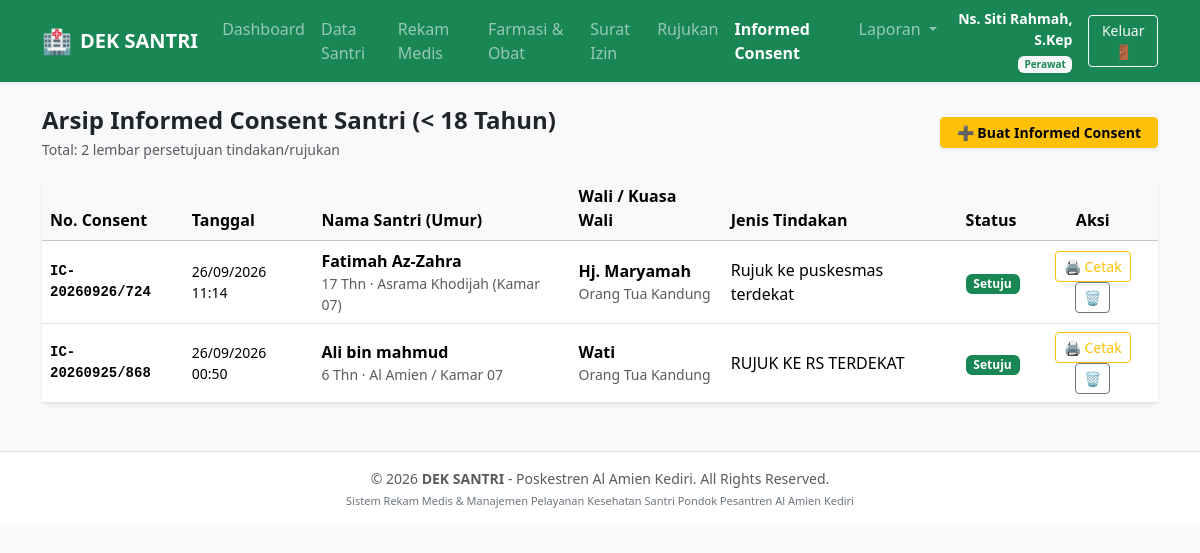
Page /informed_consent.php (signed in) on the committed database.
### tables this page shows
CREATE TABLE `informed_consent` (
  `id_consent` int(11) NOT NULL,
  `nomor_consent` varchar(50) NOT NULL,
  `id_santri` int(11) NOT NULL,
  `id_rm` int(11) DEFAULT NULL,
  `tanggal_persetujuan` datetime NOT NULL DEFAULT current_timestamp(),
  `nama_wali_pengasuh` varchar(100) NOT NULL,
  `hubungan` varchar(50) NOT NULL,
  `no_hp_wali` varchar(20) NOT NULL,
  `jenis_tindakan` varchar(100) NOT NULL,
  `diagnosa` varchar(150) NOT NULL,
  `penjelasan_tindakan` text NOT NULL,
  `status_persetujuan` enum('Setuju','Menolak') NOT NULL DEFAULT 'Setuju',
  `nakes_penjelas` varchar(100) NOT NULL,
  `saksi_pesantren` varchar(100) NOT NULL
);

CREATE TABLE `santri` (
  `id_santri` int(11) NOT NULL,
  `nis` varchar(20) NOT NULL,
  `nama_lengkap` varchar(120) NOT NULL,
  `jenis_kelamin` enum('L','P') NOT NULL,
  `tempat_lahir` varchar(60) NOT NULL,
  `tanggal_lahir` date NOT NULL,
  `asrama` varchar(100) NOT NULL,
  `komplek` enum('Putra','Putri') NOT NULL,
  `kelas` varchar(50) NOT NULL,
  `golongan_darah` enum('A','B','AB','O','Belum Tahu') DEFAULT 'Belum Tahu',
  `berat_badan` decimal(5,2) DEFAULT 0.00,
  `tinggi_badan` decimal(5,2) DEFAULT 0.00,
  `riwayat_alergi` text DEFAULT NULL,
  `riwayat_penyakit_khusus` text DEFAULT NULL,
  `nama_wali` varchar(100) NOT NULL,
  `no_hp_wali` varchar(20) NOT NULL,
  `alamat_asal` text NOT NULL,
  `status` enum('Aktif','Alumni','Cuti Sakit') DEFAULT 'Aktif',
  `created_at` timestamp NOT NULL DEFAULT current_timestamp()
);

### informed_consent.php (the view, shortened to what the rows shown need)
<?php
require_once 'config.php';
$action = sanitize($_GET['action'] ?? 'list');
$santriUnder18 = $pdo->query("
    SELECT id_santri, nis, nama_lengkap, asrama, nama_wali, no_hp_wali,
           TIMESTAMPDIFF(YEAR, tanggal_lahir, CURDATE()) AS umur
    FROM santri
    WHERE status='Aktif'
    ORDER BY nama_lengkap ASC
")->fetchAll();
$stmtList = $pdo->query("
    SELECT ic.*, s.nama_lengkap, s.nis, s.asrama, TIMESTAMPDIFF(YEAR, s.tanggal_lahir, CURDATE()) as umur_santri
    FROM informed_consent ic
    JOIN santri s ON ic.id_santri = s.id_santri
    ORDER BY ic.id_consent DESC
");
$daftarConsent = $stmtList->fetchAll();
?>
<!DOCTYPE html>
<html lang="id">
<head>
    <link href="https://cdn.jsdelivr.net/npm/bootstrap@5.3.3/dist/css/bootstrap.min.css" rel="stylesheet">
</head>
<body class="bg-light">
<?php renderNavbar('consent'); ?>
<main class="container my-4">
    <?php if ($action === 'tambah'): ?>
        <div class="card shadow-sm border-0 mb-4">
            <div class="card-header bg-warning text-dark py-3 d-flex justify-content-between align-items-center">
                <h5 class="mb-0 fw-bold">📝 Form Informed Consent Tindakan / Rujukan Santri (&lt; 18 Tahun)</h5>
                <a href="informed_consent.php" class="btn btn-outline-dark btn-sm">Kembali</a>
            </div>
            <div class="card-body p-4">
                <div class="alert alert-info py-2 small mb-3">
                    <strong>Ketentuan Regulasi Kesehatan:</strong> Santri di bawah umur 18 tahun membutuhkan persetujuan tindakan medis invasif atau persetujuan rujukan faskes dari Orang Tua / Pengasuh Asrama selaku kuasa wali sah di pondok pesantren.
                </div>
                <form method="POST">
                    <h6 class="fw-bold text-dark border-bottom pb-2 mb-3">I. Identitas Santri & Wali Kuasa</h6>
                    <div class="row g-3 mb-3">
                        <div class="col-md-6">
                            <label class="form-label small fw-bold">Pilih Santri (&lt; 18 Tahun) *</label>
                            <select name="id_santri" id="sel_santri" class="form-select form-select-sm" required onchange="isiWali(this)">
                                <option value="">-- Pilih Santri --</option>
                                <?php foreach ($santriUnder18 as $s): ?>
                                    <option value="<?= $s['id_santri'] ?>"
                                            data-wali="<?= htmlspecialchars($s['nama_wali']) ?>"
                                            data-hp="<?= htmlspecialchars($s['no_hp_wali']) ?>">
                                        <?= htmlspecialchars($s['nama_lengkap']) ?> (<?= $s['umur'] ?> Th) - <?= htmlspecialchars($s['asrama']) ?>
                                    </option>
                                <?php endforeach; ?>
                            </select>
                        </div>
                        <div class="col-md-6">
                            <label class="form-label small fw-bold">Nama Wali / Pengasuh Asrama *</label>
                            <input type="text" name="nama_wali_pengasuh" id="nama_wali" class="form-control form-control-sm" required placeholder="Nama orang tua atau ustadz pengasuh">
                        </div>
                        <div class="col-md-6">
                            <label class="form-label small fw-bold">Hubungan dengan Santri *</label>
                            <select name="hubungan" class="form-select form-select-sm" required>
                                <option value="Orang Tua Kandung">Orang Tua Kandung</option>
                                <option value="Wali Santri">Wali Santri Sah</option>
                                <option value="Pengasuh Asrama (Kuasa Wali)">Pengasuh Asrama (Kuasa Wali Pesantren)</option>
                            </select>
                        </div>
                        <div class="col-md-6">
                            <label class="form-label small fw-bold">Nomor WhatsApp / HP Wali *</label>
                            <input type="text" name="no_hp_wali" id="no_hp_wali" class="form-control form-control-sm" required placeholder="08xxxx">
                        </div>
                    </div>
                    <h6 class="fw-bold text-dark border-bottom pb-2 mb-3">II. Penjelasan Tindakan & Keputusan</h6>
                    <div class="row g-3 mb-3">
                        <div class="col-md-6">
                            <label class="form-label small fw-bold">Diagnosa Klinis *</label>
                            <input type="text" name="diagnosa" class="form-control form-control-sm" required placeholder="Contoh: Vulnus Laceratum (Luka Robek) / Asma Akut">
                        </div>
                        <div class="col-md-6">
                            <label class="form-label small fw-bold">Tindakan Medis / Rujukan yang Direncanakan *</label>
                            <input type="text" name="jenis_tindakan" class="form-control form-control-sm" required placeholder="Contoh: Hecting (Jahit Luka) / Pemasangan Infus / Rujukan RS">
                        </div>
                        <div class="col-12">
                            <label class="form-label small fw-bold">Uraian Penjelasan Risiko & Manfaat *</label>
                            <textarea name="penjelasan_tindakan" class="form-control form-control-sm" rows="2" required placeholder="Telah dijelaskan indikasi perlunya tindakan, manfaat penanganan segera, serta risiko jika tidak ditangani."></textarea>
                        </div>
                        <div class="col-md-4">
                            <label class="form-label small fw-bold">Pernyataan Sikap *</label>
                            <select name="status_persetujuan" class="form-select form-select-sm" required>
                                <option value="Setuju">SETUJU (Memberi Izin)</option>
                                <option value="Menolak">MENOLAK (Tidak Mengizinkan)</option>
                            </select>
                        </div>
                        <div class="col-md-4">
                            <label class="form-label small fw-bold">Nakes Penjelas *</label>
                            <input type="text" name="nakes_penjelas" class="form-control form-control-sm" required value="Ns. Siti Rahmah, S.Kep">
                        </div>
                        <div class="col-md-4">
                            <label class="form-label small fw-bold">Saksi Pesantren *</label>
                            <input type="text" name="saksi_pesantren" class="form-control form-control-sm" required value="Ustadz Pembina Asrama">
                        </div>
                    </div>
                    <div class="d-flex justify-content-end gap-2">
                        <a href="informed_consent.php" class="btn btn-secondary btn-sm px-4">Batal</a>
                        <button type="submit" name="simpan_consent" class="btn btn-warning btn-sm px-4 fw-bold">💾 Simpan & Cetak Lembar Persetujuan</button>
                    </div>
                </form>
            </div>
        </div>
        <script>
            function isiWali(sel) {
                const opt = sel.options[sel.selectedIndex];
                document.getElementById('nama_wali').value = opt.getAttribute('data-wali') || '';
                document.getElementById('no_hp_wali').value = opt.getAttribute('data-hp') || '';
            }
        </script>
    <?php else: ?>
        <div class="d-flex flex-wrap justify-content-between align-items-center mb-3">
            <div>
                <h1 class="h4 fw-bold text-dark mb-1">Arsip Informed Consent Santri (&lt; 18 Tahun)</h1>
            </div>
        </div>
        <div class="card shadow-sm border-0">
            <div class="card-body p-0">
                <div class="table-responsive">
                    <table class="table table-hover align-middle mb-0">
                        <thead class="table-light">
                            <tr>
                                <th>No. Consent</th>
                                <th>Tanggal</th>
                                <th>Nama Santri (Umur)</th>
                                <th>Wali / Kuasa Wali</th>
                                <th>Jenis Tindakan</th>
                                <th>Status</th>
                                <th class="text-center">Aksi</th>
                            </tr>
                        </thead>
                        <tbody>
                            <?php if (empty($daftarConsent)): ?>
                                <tr><td colspan="7" class="text-center py-4 text-muted">Belum ada informed consent tercatat.</td></tr>
                            <?php else: foreach ($daftarConsent as $c): ?>
                                <tr>
                                    <td class="font-monospace small fw-bold"><?= htmlspecialchars($c['nomor_consent']) ?></td>
                                    <td class="small"><?= date('d/m/Y H:i', strtotime($c['tanggal_persetujuan'])) ?></td>
                                    <td>
                                        <div class="fw-bold"><?= htmlspecialchars($c['nama_lengkap']) ?></div>
                                        <div class="small text-muted"><?= $c['umur_santri'] ?> Thn · <?= htmlspecialchars($c['asrama']) ?></div>
                                    </td>
                                    <td>
                                        <div class="fw-semibold"><?= htmlspecialchars($c['nama_wali_pengasuh']) ?></div>
                                        <div class="small text-muted"><?= htmlspecialchars($c['hubungan']) ?></div>
                                    </td>
                                    <td><?= htmlspecialchars($c['jenis_tindakan']) ?></td>
                                    <td>
                                        <span class="badge <?= $c['status_persetujuan'] === 'Setuju' ? 'bg-success' : 'bg-danger' ?>">
                                            <?= htmlspecialchars($c['status_persetujuan']) ?>
                                        </span>
                                    </td>
                                    <td class="text-center">
                                        <a href="cetak_informed_consent.php?id_consent=<?= $c['id_consent'] ?>" target="_blank" class="btn btn-sm btn-outline-warning">🖨️ Cetak</a>
                                        <a href="informed_consent.php?hapus=<?= $c['id_consent'] ?>" onclick="return confirm('Hapus data informed consent ini?')" class="btn btn-sm btn-outline-secondary">🗑️</a>
                                    </td>
                                </tr>
                            <?php endforeach; endif; ?>
                        </tbody>
                    </table>
                </div>
            </div>
        </div>
    <?php endif; ?>
</main>
</body>
</html>

### config.php (shortened to what the rows shown need)
<?php
function sanitize($data) {
    return htmlspecialchars(trim((string)$data), ENT_QUOTES, 'UTF-8');
}
function getPetugas() {
    return $_SESSION['user_poskestren'] ?? null;
}
function getRole() {
    return $_SESSION['user_poskestren']['profesi'] ?? '';
}
function renderNavbar($activeMenu = '') {
    $petugas = getPetugas();
    $role = getRole();
    $nama = $petugas['nama_lengkap'] ?? 'Petugas';
    echo '
    <nav class="navbar navbar-expand-lg navbar-dark bg-success shadow-sm sticky-top">
        <div class="container">
            <a class="navbar-brand fw-bold d-flex align-items-center gap-2" href="index.php">
                <span class="fs-4">🏥</span>
                <span>DEK SANTRI</span>
            </a>
            <button class="navbar-toggler" type="button" data-bs-toggle="collapse" data-bs-target="#navMain">
                <span class="navbar-toggler-icon"></span>
            </button>
            <div class="collapse navbar-collapse" id="navMain">
                <ul class="navbar-nav me-auto mb-2 mb-lg-0">
                    <li class="nav-item"><a class="nav-link ' . ($activeMenu == 'dashboard' ? 'active fw-bold' : '') . '" href="index.php">Dashboard</a></li>
                    <li class="nav-item"><a class="nav-link ' . ($activeMenu == 'santri' ? 'active fw-bold' : '') . '" href="santri.php">Data Santri</a></li>
                    <li class="nav-item"><a class="nav-link ' . ($activeMenu == 'rekam_medis' ? 'active fw-bold' : '') . '" href="rekam_medis.php">Rekam Medis</a></li>
                    <li class="nav-item"><a class="nav-link ' . ($activeMenu == 'obat' ? 'active fw-bold' : '') . '" href="obat.php">Farmasi & Obat</a></li>
                    <li class="nav-item"><a class="nav-link ' . ($activeMenu == 'surat_izin' ? 'active fw-bold' : '') . '" href="surat_izin.php">Surat Izin</a></li>';
    echo '      </ul>
                <div class="d-flex align-items-center gap-2">
                    <div class="text-white text-end d-none d-md-block">
                        <div class="fw-bold small">' . htmlspecialchars($nama) . '</div>
                        <span class="badge bg-light text-success fw-bold" style="font-size: 10px;">' . htmlspecialchars($role) . '</span>
                    </div>
                    <a href="logout.php" onclick="return confirm(\'Keluar dari sistem?\')" class="btn btn-outline-light btn-sm ms-2">
                        Keluar 🚪
                    </a>
                </div>
            </div>
        </div>
    </nav>';
}
?>

### rows in the picture
informed_consent: nakes_penjelas "Ns. Siti Rahmah, S.Kep", nomor_consent "IC-20260925/868", tanggal_persetujuan "26/09/2026 00:50", id_santri.nama_lengkap "Ali bin mahmud", umur_santri "6", id_santri.asrama "Al Amien / Kamar 07", nama_wali_pengasuh "Wati", hubungan "Orang Tua Kandung", jenis_tindakan "RUJUK KE RS TERDEKAT", status_persetujuan "Setuju"
informed_consent: nomor_consent "IC-20260926/724", tanggal_persetujuan "26/09/2026 11:14", id_santri.nama_lengkap "Fatimah Az-Zahra", umur_santri "17", id_santri.asrama "Asrama Khodijah (Kamar 07)", nama_wali_pengasuh "Hj. Maryamah", hubungan "Orang Tua Kandung", jenis_tindakan "Rujuk ke puskesmas terdekat", status_persetujuan "Setuju"

### other values in the picture
$role "Perawat"
count($daftarConsent) "2"
APP_NAME "DEK SANTRI"
INSTANSI_NAME "Poskestren Al Amien Kediri"
